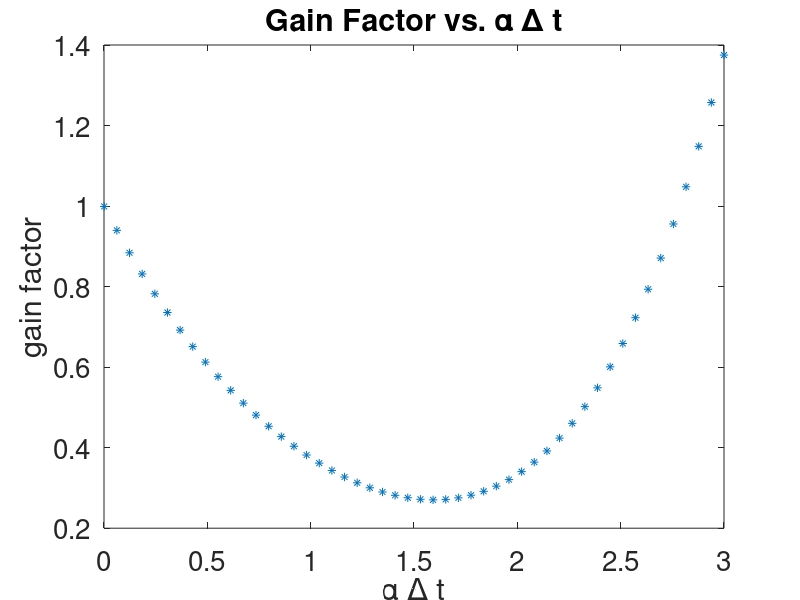
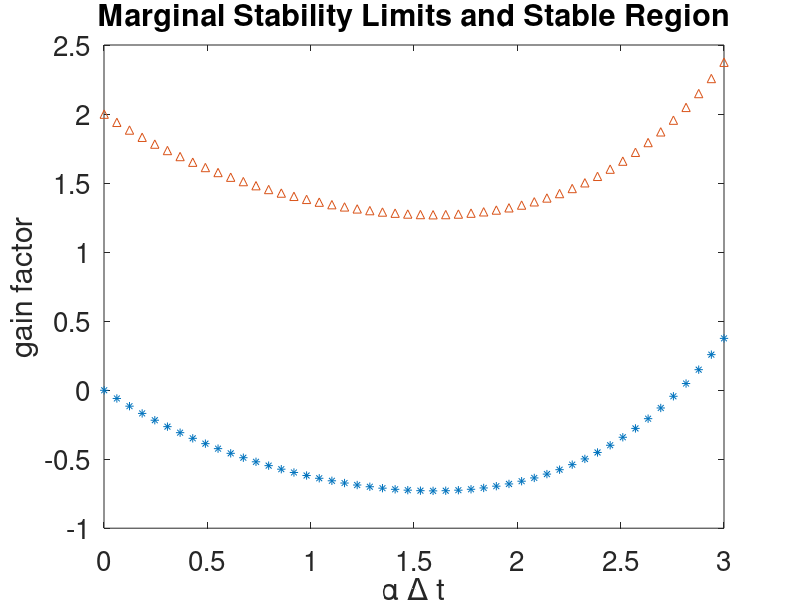

Write MATLAB code to recreate these figures, in order. (Note: this script raises an error after producing the figures.)
%% Author: Alec Sblendorio 
%% Due Date: December 11, 2020
%% Subject: EP 501 Numerical Methods for Scientists and Engineers 
%% FINAL EXAM 
%% Import Data 

%% Problem 1 
% Problem #1: In class and in the homework we discussed the fourth order Runge-Kutta method:
% with appropriate definitions for the ∆yi as given in the book and
% repeated here for convenience
% This problem explores the stability of RK4 via several different
% approaches using the test problem.where α is a positive and real-valued constant.
 
%% Part A 
% (a) Combine the four update steps for RK4 into a single formula an use it to derive a condition
% describing the stability of RK4. Your condition should be of the form 
% where G is a polynomial in the quantity ∆t.
disp('%%%%%%%%%%%%%%%%%%PROBLEM #1 ANSWER BEGIN%%%%%%%%%%%%%%%%%%');
disp('%%%%%%%%Part 1A HANDWRITTEN Solution:%%%%%%%');

disp('%%%%%%%%End Part 1A HANDWRITTEN Solution:%%%%%%%');
%% Part B
% (b) Plot your gain factor G vs. α∆t and mark or otherwise identify regions 
% of stability and instability in your plot.
disp('%%%%%%%%Part 1B Solution:%%%%%%%');
%% Gridding in time
N=50;
tmin=0;
tmax=10;
t=linspace(tmin,tmax,N);
dt=t(2)-t(1);

%% Test problem, true solution
y0=1;
alpha=2;
ybar=y0*exp(-alpha*t);
%% RK4 Stability Considertions, FDE Analysis
adt=linspace(0.001,3,50);
ladt=numel(adt);
F=zeros(ladt,1);

for igain=1:ladt
    F(igain)=(1-adt(igain)+1/2*adt(igain).^2-1/6*adt(igain).^3+1/24*adt(igain).^4);
end %for

figure(2);
plot(adt,F,'*');
set(gca,'FontSize',20);
xlabel('\alpha \Delta t');
ylabel('gain factor');
title('Gain Factor vs. \alpha \Delta t');

disp('%%%%%%%%End Part 1B Solution:%%%%%%%');
%% Part C 
% (c) Note that the condition in Equation 7 can be expressed as two conditions
% (on account of the absolute value): −1 < G(α,∆t) < 1 
% The marginal stability limits (the points where we transition from stable
% to unstable), then, are given by:
% G(α, ∆t) − 1 = 0 &  G(α, ∆t) + 1 = 0 
% which forms a pair of root finding problems. Plot each of these marginal 
% stability conditions and evaluate all real-valued roots using an 
% appropriate numerical method.
disp('%%%%%%%%Part 1C Solution:%%%%%%%');

figure(3);
plot(adt,F-1,'*');
hold on;
plot(adt,F+1,'^');
%fill(adt,F-1,'g',adt,F+1,'b');
%area(F+1,F-1);
set(gca,'FontSize',20);
xlabel('\alpha \Delta t');
ylabel('gain factor');
title('Marginal Stability Limits and Stable Region');


%%Using the Newton Exact Method, we will evaluate all real-valued roots
%% Params for Newton iteration
maxit=100;       %maximum number of iterations allowed
minx=0;
maxx=2*pi;
tol=1e-6;        %how close to zero we need to get to cease iterations

%% Newton-Rhapson root-finding method for polynomials 
%%this method will find all of the REAL-valued roots of a polynomial
f=@objfun1;      %set the function for which we are finding roots, change to illustrate different problems
fprime=@objfun1_deriv;
% g=@objfun2;
% gprime=@objfun2_deriv;
verbose=true;
j=0;
finalarray=[];

for i = 0:1.0:10
    [xNewton1,itNew1,flag1]=newton_exact(f,fprime,i,maxit,tol,verbose); 
%     [xNewton2,itNew2,flag2]=newton_exact(g,gprime,i,maxit,tol,verbose); 
    j=j+1; 
    finalarray1(j)=xNewton1;
%     finalarray2(j)=xNewton2;
end

result1=finalarray1(1,2);
result2=finalarray1(1,3);
result3=finalarray1(1,4);
result4=finalarray1(1,5);
result5=finalarray1(1,6);
fprintf('The Roots of the first polynomial are: %d,%d,%d,%d,%d',result1,result2,result3,result4,result5);

% result6=finalarray2(1,2);
% result7=finalarray2(1,3);
% result8=finalarray2(1,4);
% result9=finalarray2(1,5);
% result10=finalarray2(1,6);
% fprintf('The Roots of the second polynomial are: %d,%d,%d,%d,%d',result6,result7,result8,result9,result10);

disp('%%%%%%%%End Part 1C Solution:%%%%%%%');
%% Part D
% (d) What is the largest time step for which RK4 will give stable results
% for the test ODE of Equation 6? How does that compare to RK2 stability. 



%% Part E 
% (e) Numerically solve the given ODE with RK4 using time steps slightly above
% and below your derived stability criteria and show plots for each simulation
% that demonstrate that it behaves as your analysis predicts for these two choices of time step.



disp('%%%%%%%%%%%%%%%%%%PROBLEM #1 ANSWER END%%%%%%%%%%%%%%%%%%');
%% Problem 2
disp('%%%%%%%%%%%%%%%%%%PROBLEM #2 ANSWER BEGIN%%%%%%%%%%%%%%%%%%');
% Taylor series expansions were our preferred method for deriving finite difference
% approximations to derivatives. In class we derived these by repeatedly 
% generating expansions until we were able to solve for the desired derivative
% at the desired level of accuracy. There is, however, a more “organized” 
% process for deriving derivatives of arbitrary order - this problem explores one such process.
%% Part A 
% First and second derivative approximations were generated in class via Taylor
% expansions (see notes). Use Taylor series to generate a third derivative 
% (d3f/dx3) finite difference formula ap- proximation for a function f(x) 
% specified on some grid: f(xi) = {fi} having step size ∆x. There are 
% several such approximations - generate specifically one involving the 
% function values fi+2, fi+1, fi, fi−1.
%% Part B 
% Write a script to test your third derivative formula on the function:
% f(x) = cosx and plot your result alongside the analytical third derivative
% of this function (which you compute by hand). Ignore boundary adjacent 
% points (i.e. only compute the third derivative on “interior” grid points).
% Use a 100 point grid covering the region 0 ≤ x ≤ 2π.
%% Part C 
% Generally an Nth derivative requires N Taylor series expansions in order 
% to solve for the desired derivatives in terms of the gridded function values {fi}.
% For example, the fourth derivative d4f/dx4 can be derived from the four 
% Taylor series for fi+2,fi+1,fi−1,fi−2. Generate Taylor series for these 
% quantities in terms of the derivatives at the ith grid point (e.g. f′(xi) and so on).
%% Part D 
% Use your Taylor series equations to formulate a matrix system of equations
% for the unknowns fi′, f′′, f′′′, and f(4) (viz. the derivatives up to 
% fourth order at the ith grid point), express your system in the form:
% Where the Mjk entries are obtained from the Taylor series. In compact 
% matrix form this can be represented as: where: ∆f = M f′


%% Part E 
% Write a MATLAB or Python script to numerically invert this system using 
% either Gauss-Jordan elimination or LU factorization to compute the M−1 
% so that you have a system describing the derivatives as a function of the
% function data (differences) at various grid points:
% f′ =M−1 ∆f (15) Once this is solved for f′, one may solve for the desired
% derivative by hand as needed by dividing through by ∆x4 and combining fi terms.
% Derive formula for the fourth derivative using your −1.

%% Part F
disp('%%%%%%%%Part 2F Solution:%%%%%%%');
% Write a function to compute the fourth derivative using the formula derived
% in part e and use it to differentiate the test function (Equation 11), 
% over interior grid points of your domain. Plot the result alongside the 
% analytical fourth derivative that you compute by hand.

disp('%%%%%%%%End Part 2F Solution:%%%%%%%');

%% Part G 
% Extend your code from part f so that it can (in principle) be used to 
% find formulas for derivatives of arbitrary order. To improve accuracy 
% use a centered stencil, e.g. for an nth order derivative use function 
% values 􏰉fi−⌈n/2⌉ ...fi ...fi+⌈n/2⌉􏰊 from grid point indices i−⌈n/2⌉...i...i+⌈n/2⌉. 
% Use your code to derive and develope formulas for the fifth and sixth derivatives
% and write these in your solution (you do not need to implement these 
% derivatives, just use your program to derive their formulae).


disp('%%%%%%%%%%%%%%%%%%PROBLEM #2 ANSWER END%%%%%%%%%%%%%%%%%%');
%% Problem 3 
% Parabolic partial differential equations of the form are often difficult 
% to deal with due to the highly restrictive stability condition applying 
% to forward difference (in time) methods like a forward Euler approach 
% (note the right-hand side is evaluated at the n time level)
% In practice methods based on forward differencing in time are often 
% unstable for reasonable time steps. Irrespective of the time differencing
% used, the spatial derivative can be any reasonable finite difference
% approximation; for this problem we use a second order accurate centered 
% difference (here specified at an arbitrary mth time level):
% Because of overly restrictive stability criteria for forward in time differences, 
% backward time difference formulas (BDFs) are more commonly used for parabolic equations.
% This problem explores several commonly-used BDFs that will be applied to
% solve Equation 16.

disp('%%%%%%%%%%%%%%%%%%PROBLEM #3 ANSWER BEGIN%%%%%%%%%%%%%%%%%%');
%% Part A 
disp('%%%%%%%%Part 3A Solution:%%%%%%%');
% (a) The simplest BDF is just a backward Euler method where now the 
% right-hand side is evaluated at the n + 1 time level (contrast with Equation 17). 
% Such approaches are unconditionally stable for the linear test problem we are using.
% Because the right-hand side is evaluated at the n+1 time you will need to 
% solve a tridiagonal system of equations at each time step. 
% Develop, starting from equation 19 the system of equations corresponding
% to the backward Euler (in time) method.

disp('%%%%%%%%End Part 3A Solution:%%%%%%%');
%% Part B
% Write a MATLAB or Python script that solves Equation 16 using a backward
% Euler in time method with a centered in space derivatives (Equation 18). 
% You may use built-in MATLAB or Python utilities for the matrix solution 
% or you can leverage your tridiagonal solver from the midterm or the 
% Gaussian elimination tools from the repositories. Note that both repositories
% have an example of the Crank-Nicolson method (in MATLAB or Python) 
% which is quite similar to backward Euler and may serve as a useful template. 
% Plot your results in a manner similar to what is done for the example script provided.
% Use the parameters: λ=2; ∆x = 1/64; ∆t = 5*(∆x^2/2λ); 0≤x≤1 ; 0≤t≤1024
% 1/λ(2π(2∆x)^2)

disp('%%%%%%%%Part 3B Solution:%%%%%%%');

%% Gridding in time
N=25;
tmin=0;
tmax=6;
t=linspace(tmin,tmax,N);
dt=t(2)-t(1);


%% Test problem analytical solution
y0=1;
alpha=2;
ybar=y0*exp(-alpha*t);

%% Backward Euler solution
ybwd=zeros(1,N);
ybwd(1)=y0;
for n=2:N
    ybwd(n)=ybwd(n-1)/(1+alpha*dt);
end %for


%% Plot results for all solutions
figure(1);
plot(t,ybar,'o-');
xlabel('t');
ylabel('y(t)');
set(gca,'FontSize',20);
hold on;
plot(t,ybwd,'-.');
legend('exact','bwd Eul.')

disp('%%%%%%%% End Part 3B Solution:%%%%%%%');
%% Part C
% The backward Euler method is only first order accurate in time. 
% A second order in time BDF approach can be developed using a second order
% accurate backward difference for the time derivative.
% Develop a numerical solution to Equation 16 based on this approach. 
% Note that you will need to store data for fi at two previous time levels 
% (n and n − 1) as opposed to the backward Euler approach which only requires
% prior data from the n time level. Develop and write down your system of 
% equations that would need to be solved at each time step.
disp('%%%%%%%%Part 3C Solution:%%%%%%%');

disp('%%%%%%%%End Part 3C Solution:%%%%%%%');

%%  Part D  
% Make a version of your parabolic solver from part b that implements the 
% second order BDF derived in part c and run it on the same test problem. 
% Plot your results and compare them against the backward Euler approach 
% and analytical solution.
disp('%%%%%%%%Part 3D Solution:%%%%%%%');

disp('%%%%%%%%End Part 3D Solution:%%%%%%%');
disp('%%%%%%%%%%%%%%%%%%PROBLEM #3 ANSWER END%%%%%%%%%%%%%%%%%%');
